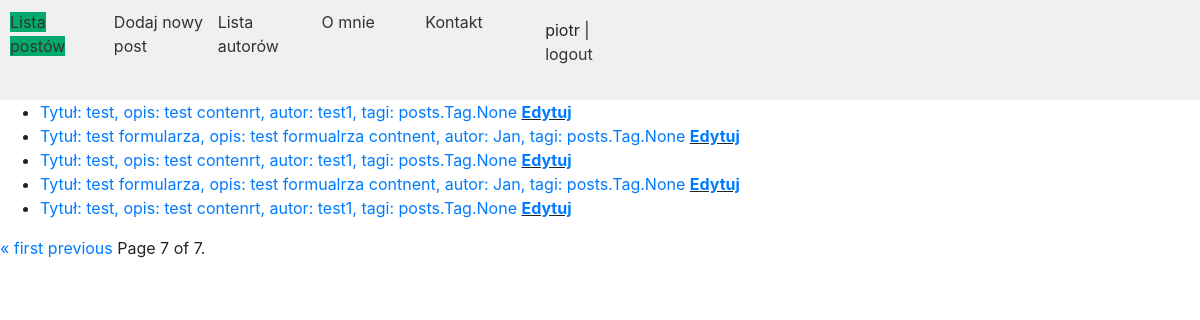
/?page=9 (signed in), run on an earlier commit of the app's database.
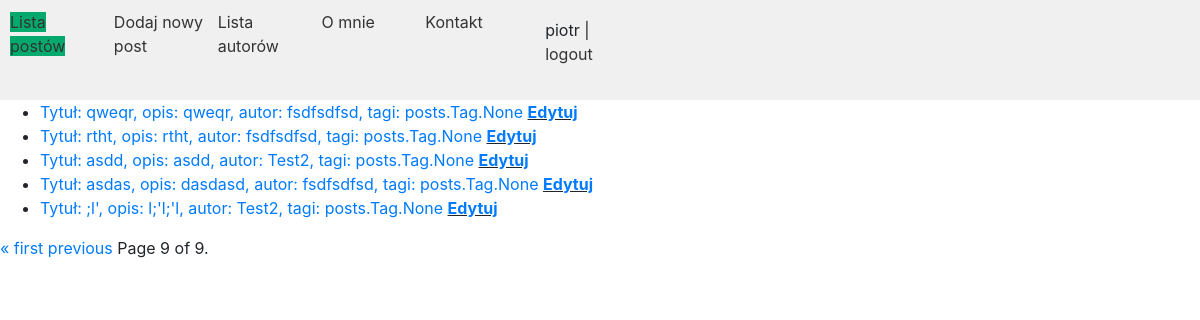
And on a later commit of the database.
### posts/models.py (models this page shows, shortened)
class Post(models.Model):
    title = models.CharField(max_length=50)
    content = models.TextField()
    created = models.DateTimeField(auto_now_add=True)
    modified = models.DateTimeField(auto_now=True)
    image = models.ImageField(upload_to='photos/%Y/%m/%d')
    tags = models.ManyToManyField("posts.Tag")
    author = models.ForeignKey(
        'posts.Author',
        on_delete=models.CASCADE
    )
    def __str__(self):
        return f"Tytuł: {self.title}, opis: {self.content}, autor: {self.author.nick}, tagi: {self.tags}"

class Author(models.Model):
    nick = models.CharField(max_length=50)
    email = models.EmailField()
    bio = models.TextField(null=True)

### posts/views.py (the view)
# urls.py: path('', post_list, name='lista_postow'),
@login_required
def post_list(request):
    posts = Post.objects.all()
    paginator = Paginator(posts, 5)
    page_number = request.GET.get('page')
    posts = paginator.get_page(page_number)
    return render(
        request=request,
        template_name="main.html",
        context={'posts': posts, 'title': 'Lista postów', 'active_tab': 'post_list'},
    )

### templates/main.html (shortened to what this page needs)
{% load bootstrap4 %}
<!DOCTYPE html>
<html lang="en">
<head>
    {% load static %}
    {% bootstrap_css %}
    <link rel="stylesheet" type="text/css" href="{% static 'css/style.css' %}">
</head>
<body>
<header class="logo">
    <nav>
        <ul>
            <li><a {% if active_tab == 'post_list' %} class='active' {% endif %} href="{% url 'posts:lista_postow' %}">Lista
                postów</a></li>
            <li><a {% if active_tab == 'post_add' %} class='active' {% endif %} href="{% url 'posts:post_add' %}">Dodaj
                nowy
                post</a>
            </li>
            <li><a {% if active_tab == 'authors_list' %} class='active' {% endif %}
                                                         href="{% url 'posts:lista_autorow' %}">Lista
                autorów</a></li>
            <li><a {% if active_tab == 'me' %} class='active' {% endif %}
                                               href="{% url 'infos:me' %}">O mnie</a></li>
            <li><a {% if active_tab == 'contact' %} class='active' {% endif %}
                                                    href="{% url 'infos:contact' %}">Kontakt</a></li>
            <li>{% if user.is_authenticated %}
                <p class="nav-link">
                    {{ user.username }} | <a href="{% url 'logout' %}">logout</a>
                </p>
            {% else %}
                <a class="nav-link" href="{% url 'login' %}">login</a>
            {% endif %}</li>
        </ul>
    </nav>
</header>
{% block content %}
    <ul>
        {% for p in posts %}
            <li><a href="{% url "posts:post" p.id %}">{{ p }}</a> <u><b><a href="{% url "posts:edit_post" p.id %}">Edytuj</a></b></u> </li>
        {% endfor %}
    </ul>
    <div class="pagination">
   <span class="step-links">
       {% if posts.has_previous %}
           <a href="?page=1">« first</a>
           <a href="?page={{ posts.previous_page_number }}">previous</a>
       {% endif %}
       <span class="current">
           Page {{ posts.number }} of {{ posts.paginator.num_pages }}.
       </span>
   </span>
    </div>
{% endblock %}
</body>
</html>

What changed in the data, as far as the page shows it:
no longer on this page (row unchanged): Post: title+content+author "Tytuł: test, opis: test contenrt, autor: test1, tagi: posts.Tag.None"
no longer on this page (row unchanged): Post: title+content+author "Tytuł: test formularza, opis: test formualrza contnent, autor: Jan, tagi: posts.Tag.None"
no longer on this page (row unchanged): Post: title+content+author "Tytuł: test, opis: test contenrt, autor: test1, tagi: posts.Tag.None"
no longer on this page (row unchanged): Post: title+content+author "Tytuł: test formularza, opis: test formualrza contnent, autor: Jan, tagi: posts.Tag.None"
no longer on this page (row unchanged): Post: title+content+author "Tytuł: test, opis: test contenrt, autor: test1, tagi: posts.Tag.None"
added Post: title+content+author "Tytuł: qweqr, opis: qweqr, autor: fsdfsdfsd, tagi: posts.Tag.None"
added Post: title+content+author "Tytuł: rtht, opis: rtht, autor: fsdfsdfsd, tagi: posts.Tag.None"
added Post: title+content+author "Tytuł: asdd, opis: asdd, autor: Test2, tagi: posts.Tag.None"
added Post: title+content+author "Tytuł: asdas, opis: dasdasd, autor: fsdfsdfsd, tagi: posts.Tag.None"
added Post: title+content+author "Tytuł: ;l', opis: l;'l;'l, autor: Test2, tagi: posts.Tag.None"
Also different on the page:
{{ posts.number }}: "7" → "9"
{{ posts.paginator.num_pages }}: "7" → "9"
